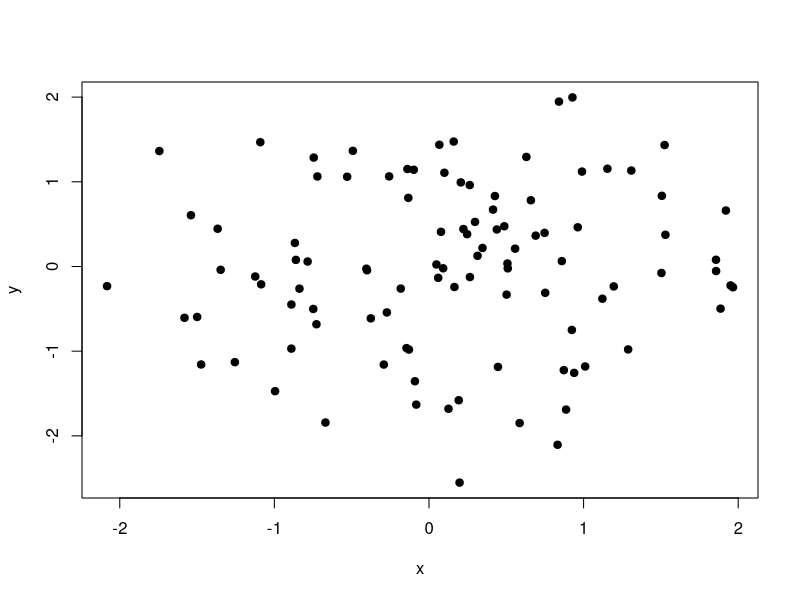
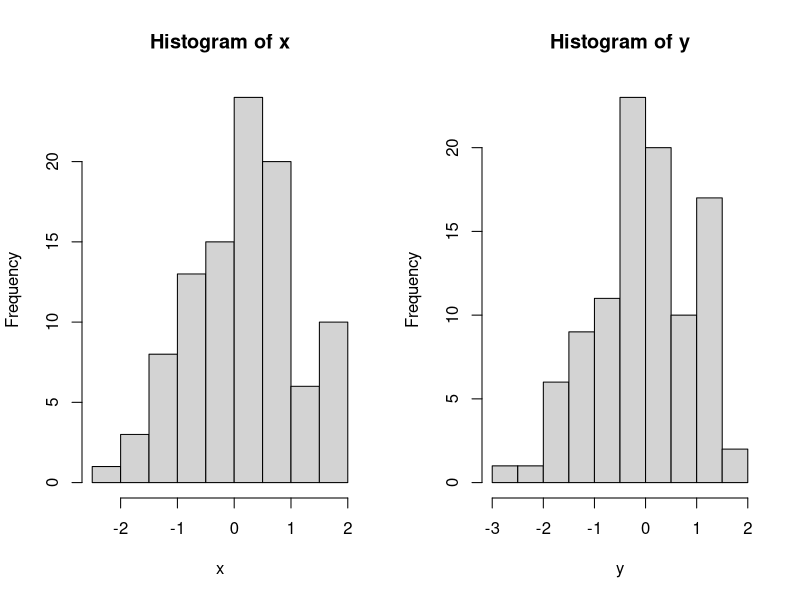

Recreate these plots in R, in order.
# test.R

## ---- scatter ----------
x <- rnorm(100)
y <- rnorm(100)
print(plot(y ~ x, pch = 19))

## ---- hists ----------
par(mfrow = c(1, 2))
hist(x)
hist(y)
